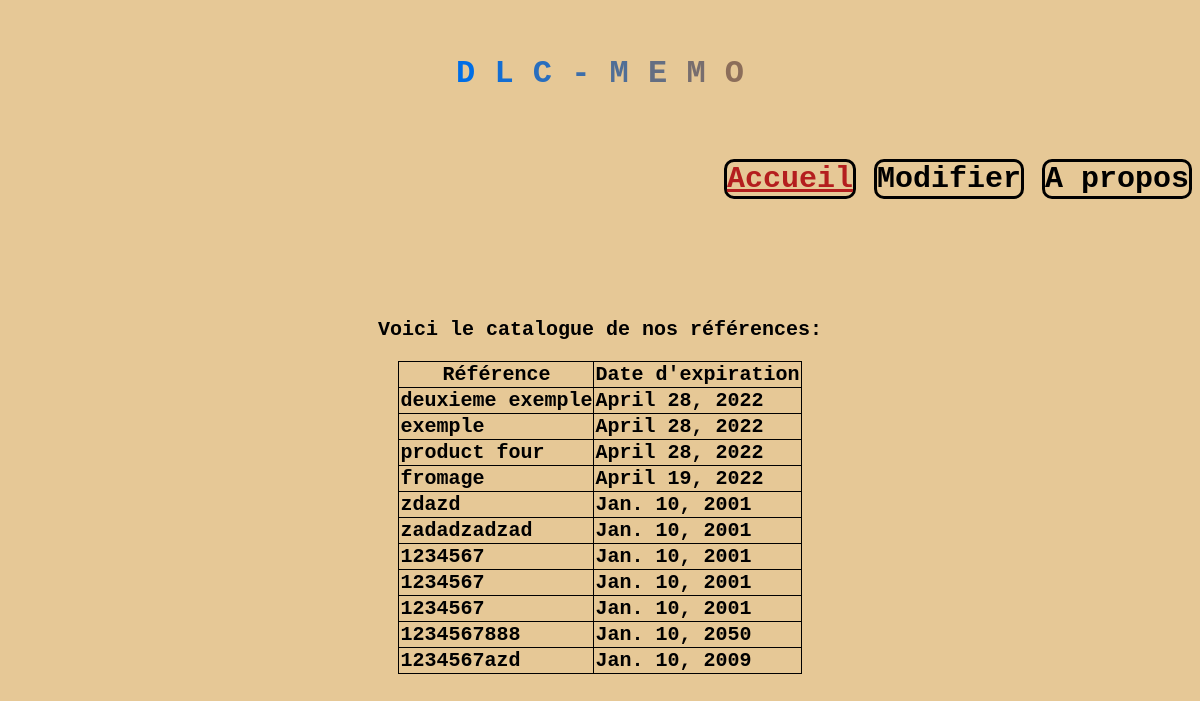
The page /refs/ on the database its author committed.
### listings/models.py (models this page shows, shortened)
class Ref(models.Model):
	gtin = models.fields.CharField(max_length=100)
	expiration_date = models.fields.DateField()

### listings/views.py (the view)
# urls.py: path('refs/', views.refs_list),
def refs_list(request):
	refs = Ref.objects.all()
	return render(request, 'listings/ref_list.html', {'refs': refs})

### listings/templates/listings/ref_list.html
{% extends 'listings/base.html' %}
{% load static %}
{% block adapt %}
<link rel="stylesheet" href="{% static 'listings/refStyle.css' %}" />
{% endblock %}
{% block content %}
<p class="pres"> Voici le catalogue de nos références: <br>
<table class="tableur">
	<tr>
	<th> Référence </th>
	<th> Date d'expiration </th>
	</tr>
	{% for ref in refs %}
	<tr>
		<td> {{ ref.gtin }} </td>
		<td> {{ ref.expiration_date }} </td>
	</tr>
	{% endfor %}
</table>
</p>
{% endblock %}

### listings/templates/listings/base.html (shortened to what this page needs)
<!DOCTYPE html>
{% load static %}
<html>
<head>
    <link rel="stylesheet" href="{% static 'listings/accomp.css' %}" />
	{% block adapt %} {% endblock %}
</head>
<body>
    <p class="intro"> <br>
        <h1>
            <span class="l1"> D </span>
            <span class="l2"> L </span>
            <span class="l3"> C </span>
            <span class="l4"> - </span>
            <span class="l5"> M </span>
            <span class="l6"> E </span>
            <span class="l7"> M </span>
            <span class="l8"> O </span>
        </h1>
		<br>
        <p class="barre">
            <a class="accueil" href="http://127.0.0.1:8000/refs" title="accueil">Accueil</a>
            <a class="change" href="http://127.0.0.1:8000/modify" title="change">Modifier</a>
            <a class="about" href="http://127.0.0.1:8000/about-us" title="about">A propos</a>
        </p>
    </p>
    <p class="reste">
		<br> <br> <br> <br>
		{% block content %} {% endblock %}
    </p>
</body>
</html>

### listings/static/listings/accomp.css (style rules this page uses)
h1 { text-align: center; }
.l1 { color: rgb(0,110,230); }
.l2 { color: rgb(20,110,210); }
.l3 { color: rgb(40,110,190); }
.l4 { color: rgb(60,110,170); }
.l5 { color: rgb(80,110,150); }
.l6 { color: rgb(100,110,130); }
.l7 { color: rgb(120,110,110); }
.l8 { color: rgb(140,110,90); }
.barre { text-align: right; font-size: 30px; }
.change, .about { text-decoration: none; color: rgb(0,0,0); border: 3px solid black; border-radius: 10px; }
.accueil { color: rgb(180,30,30); border: 3px solid black; border-radius: 10px; }
* { font-family: "Courier New"; font-weight: bold; background-color: rgb(230, 200, 150); }

### listings/static/listings/refStyle.css (style rules this page uses)
.pres { text-align: center; font-size: 20px; }
table { margin: auto; border-collapse: collapse; border-spacing: 5px 8px; border: 1px solid black; }
th, td { border: 1px solid black; font-size: 20px; }

### rows shown on the page
Ref: gtin "deuxieme exemple", expiration_date "April 28, 2022"
Ref: gtin "exemple", expiration_date "April 28, 2022"
Ref: gtin "product four", expiration_date "April 28, 2022"
Ref: gtin "fromage", expiration_date "April 19, 2022"
Ref: gtin "zdazd", expiration_date "Jan. 10, 2001"
Ref: gtin "zadadzadzad", expiration_date "Jan. 10, 2001"
Ref: gtin "1234567", expiration_date "Jan. 10, 2001"
Ref: gtin "1234567", expiration_date "Jan. 10, 2001"
Ref: gtin "1234567", expiration_date "Jan. 10, 2001"
Ref: gtin "1234567888", expiration_date "Jan. 10, 2050"
Ref: gtin "1234567azd", expiration_date "Jan. 10, 2009"
